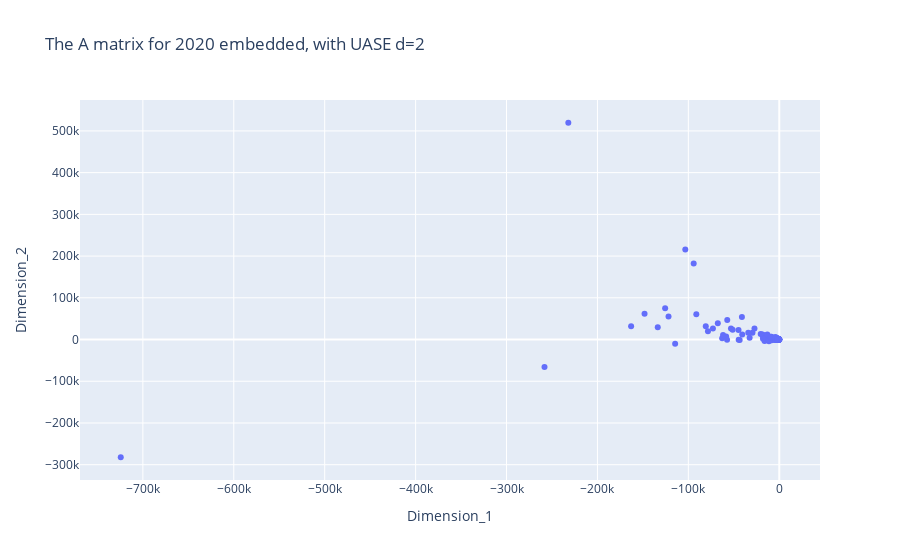

Notebook code for this chart:
### Code cell
fig = px.scatter(yadf, x="Dimension_1", y="Dimension_2",
                hover_data=["country", "node_number"],
                color_continuous_scale = 'Bluered', title=f"The A matrix for 2020 embedded, with UASE d={d}")

fig.show()

### Figure 1 — Plotly figure (JSON) as saved in the notebook; plotly's stock layout.template omitted (floating-point values rounded to 4 significant figures; data arrays with more than 128 entries replaced by an {"elided": "..."} marker saying what was removed)
{"data": [{"customdata": {"elided": "144x2 mixed values"}, "hovertemplate": "Dimension_1=%{x}<br>Dimension_2=%{y}<br>country=%{customdata[0]}<br>node_number=%{customdata[1]}<extra></extra>", "legendgroup": "", "marker": {"color": "#636efa", "symbol": "circle"}, "mode": "markers", "name": "", "orientation": "v", "showlegend": false, "type": "scatter", "x": {"elided": "144 float values"}, "xaxis": "x", "y": {"elided": "144 float values"}, "yaxis": "y"}], "layout": {"legend": {"tracegroupgap": 0}, "title": {"text": "The A matrix for 2020 embedded, with UASE d=2"}, "xaxis": {"anchor": "y", "domain": [0, 1], "title": {"text": "Dimension_1"}}, "yaxis": {"anchor": "x", "domain": [0, 1], "title": {"text": "Dimension_2"}}}}
